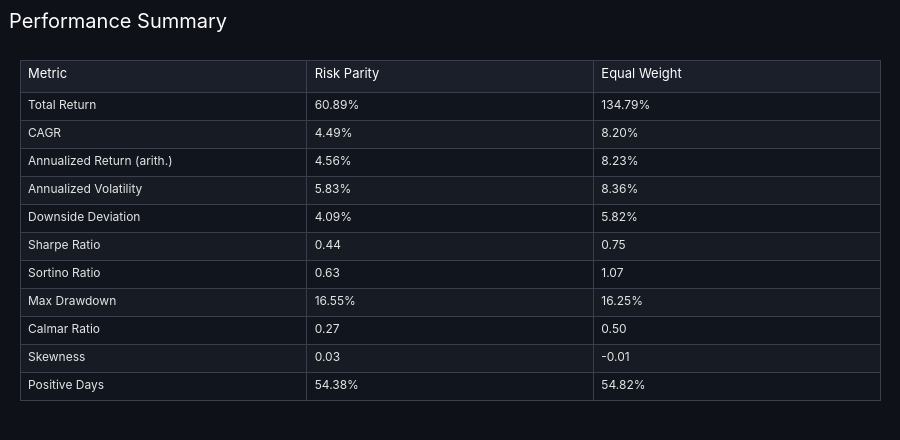

Notebook code cell kept with this figure:
### Markdown cell above
## 3. Performance

### Code cell
# Performance table for risk parity and equal weight: return, volatility, Sharpe, Sortino, drawdown.
stats = pd.DataFrame({
    'Risk Parity': func_lib.performance_stats(rp_returns, rf_daily),
    'Equal Weight': func_lib.performance_stats(ew_returns, rf_daily),
})
func_lib.stats_table_figure(
    stats, 'Performance Summary',
    pct_rows=('Total Return', 'CAGR', 'Annualized Return (arith.)', 'Annualized Volatility',
              'Downside Deviation', 'Max Drawdown', 'Positive Days'),
).show()

### Figure 1 — Plotly figure (JSON) as saved in the notebook; plotly's stock layout.template omitted (floating-point values rounded to 4 significant figures)
{"data": [{"cells": {"align": "left", "fill": {"color": [["#11151d", "#161b24", "#11151d", "#161b24", "#11151d", "#161b24", "#11151d", "#161b24", "#11151d", "#161b24", "#11151d"], ["#11151d", "#161b24", "#11151d", "#161b24", "#11151d", "#161b24", "#11151d", "#161b24", "#11151d", "#161b24", "#11151d"], ["#11151d", "#161b24", "#11151d", "#161b24", "#11151d", "#161b24", "#11151d", "#161b24", "#11151d", "#161b24", "#11151d"]]}, "font": {"color": "#e6e6e6", "size": 12}, "height": 28, "line": {"color": "#3a3f4b"}, "values": [["Total Return", "CAGR", "Annualized Return (arith.)", "Annualized Volatility", "Downside Deviation", "Sharpe Ratio", "Sortino Ratio", "Max Drawdown", "Calmar Ratio", "Skewness", "Positive Days"], ["60.89%", "4.49%", "4.56%", "5.83%", "4.09%", "0.44", "0.63", "16.55%", "0.27", "0.03", "54.38%"], ["134.79%", "8.20%", "8.23%", "8.36%", "5.82%", "0.75", "1.07", "16.25%", "0.50", "-0.01", "54.82%"]]}, "header": {"align": "left", "fill": {"color": "#1b1f2a"}, "font": {"color": "white", "size": 13}, "height": 32, "line": {"color": "#3a3f4b"}, "values": ["Metric", "Risk Parity", "Equal Weight"]}, "type": "table"}], "layout": {"height": 440, "margin": {"b": 10, "l": 20, "r": 20, "t": 60}, "title": {"text": "Performance Summary"}}}
